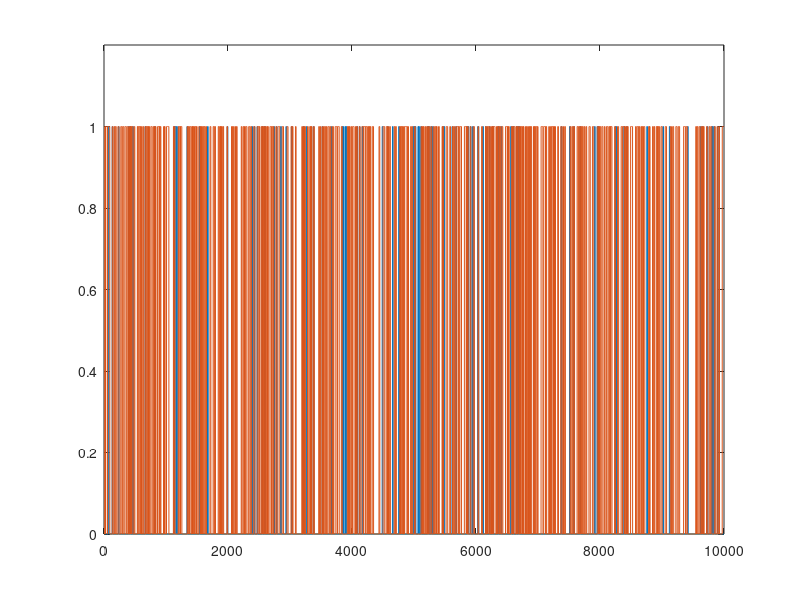

MATLAB code to generate this figure:
%%
%   COURSE: Master statistics and machine learning: intuition, math, code										
%      URL: udemy.com/course/statsml_x/?couponCode=202112 
% 
%  SECTION: Probability theory
%    VIDEO: Conditional probability
% 
%  TEACHER: Mike X Cohen, sincxpress.com
%

%%

% a clear MATLAB workspace is a clear mental workspace
close all; clear; clc
pkg load statistics % load Octave stats package

%% generate two long-spike time series

N = 10000;
spikeDur  = 10; % a.u. but must be an even number
spikeNumA = .01; % in proportion of total number of points
spikeNumB = .05; % in proportion of total number of points

% initialize to zeros
[spike_tsA,spike_tsB] = deal( zeros(N,1) );


%%% populate time series 1
spiketimesA = randi(N,round(N*spikeNumA),1);

% flesh out spikes (loop per spike)
for spikei=1:length(spiketimesA)
    
    % find boundaries
    bnd_pre = max(1,spiketimesA(spikei)-spikeDur/2);
    bnd_pst = min(N,spiketimesA(spikei)+spikeDur/2);
    
    % fill in with ones
    spike_tsA(bnd_pre:bnd_pst) = 1;
end


%%% repeat for time series 2
spiketimesB = randi(N,round(N*spikeNumB),1);
% spiketimesB(1:length(spiketimesA)) = spiketimesA; % induce strong conditional probability

% flesh out spikes (loop per spike)
for spikei=1:length(spiketimesB)
    
    % find boundaries
    bnd_pre = max(1,spiketimesB(spikei)-spikeDur/2);
    bnd_pst = min(N,spiketimesB(spikei)+spikeDur/2);
    
    % fill in with ones
    spike_tsB(bnd_pre:bnd_pst) = 1;
end


%% let's see what they look like

figure(1), clf
plot(1:N,spike_tsA, 1:N,spike_tsB)
set(gca,'ylim',[0 1.2])


%% compute their probabilities and intersection

% probabilities
probA = sum(spike_tsA==1) / N;
probB = mean(spike_tsB);

% joint probability
probAB = mean(spike_tsA+spike_tsB==2);

%% compute the conditional probabilities

% p(A|B)
pAgivenB = probAB/probB;

% p(B|A)
pBgivenA = probAB/probA;

% print a little report
disp('  ')
disp([ 'P(A)   = ' num2str(probA) ])
disp([ 'P(A|B) = ' num2str(pAgivenB) ])
disp([ 'P(B)   = ' num2str(probB) ])
disp([ 'P(B|A) = ' num2str(pBgivenA) ])

%% done.
